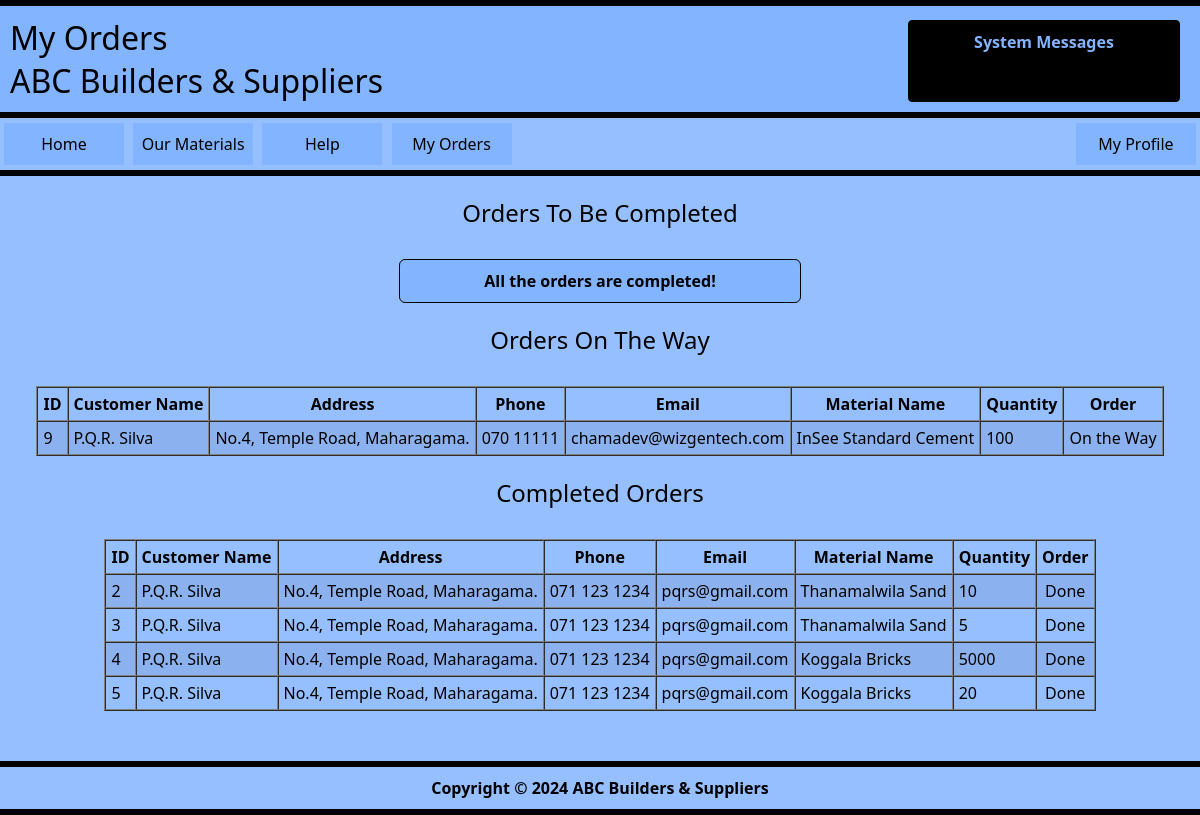
Screenshot of /my_orders.php (signed in) with the database file from the repository.
### tables this page shows
CREATE TABLE IF NOT EXISTS `orders` (
  `order_id` int NOT NULL AUTO_INCREMENT,
  `customer_id` int NOT NULL,
  `customer_name` varchar(100) NOT NULL,
  `material_id` int NOT NULL,
  `phone` varchar(20) NOT NULL,
  `email` varchar(60) NOT NULL,
  `address` varchar(100) NOT NULL,
  `quantity` int NOT NULL,
  `sent` varchar(6) NOT NULL DEFAULT 'NO',
  `time` timestamp NOT NULL DEFAULT CURRENT_TIMESTAMP,
  PRIMARY KEY (`order_id`)
);

CREATE TABLE IF NOT EXISTS `materials` (
  `material_id` int NOT NULL AUTO_INCREMENT,
  `category_id` int NOT NULL,
  `material_name` varchar(60) NOT NULL,
  `buy_price` int NOT NULL,
  `price` int NOT NULL,
  `added_date` date NOT NULL,
  `quantity` int NOT NULL DEFAULT '0',
  `img_ext` varchar(6) NOT NULL,
  PRIMARY KEY (`material_id`)
);

### my_orders.php (the view, shortened to what this page needs)
<?php
$show_profile = "none";
$is_admin = false;
$id = 0;
$hide_help = "inline-block";
if (isset($_SESSION['id'])) {
    $show_profile = "block";
    $id = $_SESSION['id'];
    require_once('connect.php');
    $sql = "SELECT username, role
            FROM users
            WHERE id = " . $id . ";";
    $result = mysqli_query($connection, $sql);
    $row = $result -> fetch_assoc();
    $role = $row['role'];
}
?>
<html>
    <head>
        <link rel="stylesheet" href="./styles/main.css">
    </head>
    <body>
        <hr />
        <h1 id="header" style="text-align: left; margin: auto 0px; padding: 10px;">My Orders<br />ABC Builders & Suppliers</h1>
        <hr />
        <div id="system_msg">
            <strong>System Messages</strong>
        </div>
        <nav>
        <a style="margin-left: 4px;" href="./index.php">Home</a>
            <a href="materials.php">Our Materials</a>
            <a href="manual.php" style="display: <?php echo $hide_help; ?>">Help</a>
            <?php
                if ($is_admin === true) {
                    echo "<a href=\"admin_panel.php\">Admin</a> <a href=\"handle_orders.php\">Orders</a>";
                }
                elseif(isset($role)){
                    echo "<a href=\"my_orders.php\">My Orders</a>";
                }
            ?>
            <a class="log_link" href="profile.php?id=<?php echo $id; ?>" style="display: <?php echo $show_profile ?>;">My Profile</a>
        </nav>
        <hr />
        <h2 class="header_2" id="not_completed">Orders To Be Completed</h2>
        <section>
            <?php
                $sql = "SELECT orders.order_id, orders.customer_name, orders.address, orders.phone, orders.email, orders.quantity, materials.material_name
                        FROM orders
                        INNER JOIN materials ON orders.material_id = materials.material_id
                        WHERE sent = 'NO' AND customer_id = ".$id.";";
                $result = mysqli_query($connection, $sql);
                if (mysqli_num_rows($result) === 0){
                    $display_table = "none";
                    $display_msg = "block";
                    $load_more = 0;
                }
                else {
                    $display_table = "block";
                    $display_msg = "none";
                    $load_more = 1;
                }
            ?>
            <a href="#completed" class="add_mat_link" style="display: <?php echo $display_msg; ?>">All the orders are completed!</a>
        </section>
        <h2 class="header_2" id="not_completed">Orders On The Way</h2>
        <section>
            <?php
                $sql = "SELECT orders.order_id, orders.customer_name, orders.address, orders.phone, orders.email, orders.quantity, materials.material_name
                        FROM orders
                        INNER JOIN materials ON orders.material_id = materials.material_id
                        WHERE sent = 'ON_WAY' AND customer_id = ".$id.";";
                $result = mysqli_query($connection, $sql);
                if (mysqli_num_rows($result) === 0){
                    $display_table = "none";
                    $display_msg = "block";
                    $load_more = 0;
                }
                else {
                    $display_table = "block";
                    $load_more = 1;
                }
            ?>
            <table border="1" cellspacing="0" cellpadding="5" id="view_all_table" style="display: <?php echo  $display_table; ?>;">
                <tr>
                    <th>ID</th>
                    <th>Customer Name</th>
                    <th>Address</th>
                    <th>Phone</th>
                    <th>Email</th>
                    <th>Material Name</th>
                    <th>Quantity</th>
                    <th style="text-align: center;">Order</th>
                </tr>
                <?php
                    if ($load_more ===1){
                            while ($row = $result -> fetch_assoc()){
                                $order_id = $row['order_id'];
                                $cust_name = $row['customer_name'];
                                $address = $row['address'];
                                $phone = $row['phone'];
                                $email = $row['email'];
                                $material_name = $row['material_name'];
                                $quantity = $row['quantity'];
                                echo '
                                    <tr>
                                        <td>'.$order_id.'</td>
                                        <td>'.$cust_name.'</td>
                                        <td>'.$address.'</td>
                                        <td>'.$phone.'</td>
                                        <td>'.$email.'</td>
                                        <td>'.$material_name.'</td>
                                        <td>'.$quantity.'</td>
                                        <td style="text-align: center;">On the Way</td>
                                    </tr>
                                ';
                            }
                    }
                ?>
            </table>
        </section>
        <h2 class="header_2" id="completed">Completed Orders</h2>
        <section>
            <?php
                $sql = "SELECT orders.order_id, orders.customer_name, orders.address, orders.phone, orders.email, orders.quantity, materials.material_name
                        FROM orders
                        INNER JOIN materials ON orders.material_id = materials.material_id
                        WHERE sent = 'YES' AND customer_id = ".$id.";";
                $result = mysqli_query($connection, $sql);
                if (mysqli_num_rows($result) === 0){
                    $display_table = "none";
                    $display_msg = "block";
                    $load_more = 0;
                }
                else {
                    $display_table = "block";
                    $load_more = 1;
                }
            ?>
            <table border="1" cellspacing="0" cellpadding="5" id="view_all_table" style="display: <?php echo  $display_table; ?>">
                <tr>
                    <th>ID</th>
                    <th>Customer Name</th>
                    <th>Address</th>
                    <th>Phone</th>
                    <th>Email</th>
                    <th>Material Name</th>
                    <th>Quantity</th>
                    <th style="text-align: center;">Order</th>
                </tr>
                <?php
                    if ($load_more ===1){
                            while ($row = $result -> fetch_assoc()){
                                $order_id = $row['order_id'];
                                $cust_name = $row['customer_name'];
                                $address = $row['address'];
                                $phone = $row['phone'];
                                $email = $row['email'];
                                $material_name = $row['material_name'];
                                $quantity = $row['quantity'];
                                echo '
                                    <tr>
                                        <td>'.$order_id.'</td>
                                        <td>'.$cust_name.'</td>
                                        <td>'.$address.'</td>
                                        <td>'.$phone.'</td>
                                        <td>'.$email.'</td>
                                        <td>'.$material_name.'</td>
                                        <td>'.$quantity.'</td>
                                        <td style="text-align: center;">Done</td>
                                    </tr>
                                ';
                            }
                    }
                ?>
            </table>
        </section>
        <footer>
        <hr />
        <strong>Copyright &copy; 2024 ABC Builders & Suppliers</strong>
        <hr />
    </footer>
</body>
</html>

### styles/main.css (style rules this page uses)
body { background-color: #95bfff; margin: 0; font-family:'Segoe UI', Tahoma, Geneva, Verdana, sans-serif; }
#header { padding: 10px 25%; margin: 0; text-align: center; background-color: #82b4ff; font-weight: 400; }
hr { margin: 0; height: 4px; background-color: #000; border: #000 solid 1px; }
nav a { display: inline-block; padding: 10px 0px; text-align: center; width: 120px; font-size: 16px; text-decoration: none; color: #000; font-weight: 500; margin: 5px 2.5px; background-color: #82b4ff; transition: 0.4s; }
.log_link { float: right; margin-right: 4px; }
.header_2 { text-align: center; font-weight: 400; }
footer { margin-top: 50px; }
footer strong { display: block; text-align: center; padding: 10px; }
#system_msg { position: fixed; text-align: center; top: 20px; right: 20px; border: #000 solid 1px; border-radius: 4px; padding: 10px; width: 250px; height: 60px; background-color: #000; color: #82b4ff; }
.view_all_link , .add_mat_link { display: block; margin: auto; margin-top: 30px; width: 380px; text-align: center; padding: 10px; text-decoration: none; font-size: 16px; color: #000; background-color: #82b4ff; border: #000 solid 1px; border-radius: 6px; font-weight: bold; transition: 0.4s; }
#view_all_table { width: fit-content; max-width: 100%; margin: auto; margin-top: 30px; }
#view_all_table tr:nth-child(even) { background-color: #00000011; }

### rows the page displays
orders: order_id "9", customer_name "P.Q.R. Silva", address "No.4, Temple Road, Maharagama.", phone "070 11111", email "chamadev@wizgentech.com", material.material_name "InSee Standard Cement", quantity "100"
orders: order_id "2", customer_name "P.Q.R. Silva", address "No.4, Temple Road, Maharagama.", phone "071 123 1234", email "pqrs@gmail.com", material.material_name "Thanamalwila Sand", quantity "10"
orders: order_id "3", customer_name "P.Q.R. Silva", address "No.4, Temple Road, Maharagama.", phone "071 123 1234", email "pqrs@gmail.com", material.material_name "Thanamalwila Sand", quantity "5"
orders: order_id "4", customer_name "P.Q.R. Silva", address "No.4, Temple Road, Maharagama.", phone "071 123 1234", email "pqrs@gmail.com", material.material_name "Koggala Bricks", quantity "5000"
orders: order_id "5", customer_name "P.Q.R. Silva", address "No.4, Temple Road, Maharagama.", phone "071 123 1234", email "pqrs@gmail.com", material.material_name "Koggala Bricks", quantity "20"
